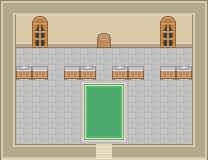

A 2D game scene composited from a Tiled map and its tileset images. What follows is a short description and the map's XML, with every tile layer's data as written:
An orthogonal 13x10 tile map with 16x16 px tiles, 3 tile layers (sol, decor, toits), 2 hidden layers not drawn and 5 objects (2x sortie, tour_accueil, soin, pnj).

<map version="1.10" tiledversion="1.11.0" orientation="orthogonal" renderorder="right-down" width="13" height="10" tilewidth="16" tileheight="16" infinite="0" nextlayerid="7" nextobjectid="6">
 <properties>
  <property name="titre" value="Hall de la Tour" />
 </properties>
 <tileset firstgid="1" name="roguelike" tilewidth="16" tileheight="16" spacing="1" tilecount="1767" columns="57">
  <image source="../kenney_roguelike-rpg-pack/Spritesheet/roguelikeSheet_transparent.png" width="968" height="526" />
 </tileset>
 <layer id="1" name="sol" width="13" height="10">
  <data encoding="csv">
121,121,121,121,121,121,121,121,121,121,121,121,121,
121,121,121,121,121,121,121,121,121,121,121,121,121,
121,121,121,121,121,121,121,121,121,121,121,121,121,
121,121,121,121,121,121,121,121,121,121,121,121,121,
121,121,121,121,121,121,121,121,121,121,121,121,121,
121,121,121,121,121,121,121,121,121,121,121,121,121,
121,121,121,121,121,121,121,121,121,121,121,121,121,
121,121,121,121,121,121,121,121,121,121,121,121,121,
121,121,121,121,121,121,121,121,121,121,121,121,121,
121,121,121,121,121,121,121,121,121,121,121,121,121
</data>
 </layer>
 <layer id="2" name="decor" width="13" height="10">
  <data encoding="csv">
701,699,699,699,699,699,699,699,699,699,699,699,702,
757,874,874,874,874,874,874,874,874,874,874,874,757,
757,869,869,869,869,869,869,869,869,869,869,869,757,
757,0,0,0,0,0,0,0,0,0,0,0,757,
757,29,30,0,30,29,0,29,30,0,30,29,757,
757,0,0,0,0,923,924,925,0,0,0,0,757,
757,0,0,0,0,980,981,982,0,0,0,0,757,
757,0,0,0,0,980,981,982,0,0,0,0,757,
757,0,0,0,0,1037,1038,1039,0,0,0,0,757,
758,699,699,699,699,699,984,699,699,699,699,699,759
</data>
 </layer>
 <layer id="3" name="toits" width="13" height="10">
  <data encoding="csv">
0,0,0,0,0,0,0,0,0,0,0,0,0,
0,0,160,0,0,0,0,0,0,0,160,0,0,
0,0,217,0,0,0,33,0,0,0,217,0,0,
0,0,0,0,0,0,0,0,0,0,0,0,0,
0,0,0,0,0,0,0,0,0,0,0,0,0,
0,0,0,0,0,0,0,0,0,0,0,0,0,
0,0,0,0,0,0,0,0,0,0,0,0,0,
0,0,0,0,0,0,0,0,0,0,0,0,0,
0,0,0,0,0,0,0,0,0,0,0,0,0,
0,0,0,0,0,0,0,0,0,0,0,0,0
</data>
 </layer>
 <layer id="4" name="collisions" width="13" height="10" visible="0">
  <data encoding="csv">
1471,1471,1471,1471,1471,1471,1471,1471,1471,1471,1471,1471,1471,
1471,1471,1471,1471,1471,1471,1471,1471,1471,1471,1471,1471,1471,
1471,1471,1471,1471,1471,1471,0,1471,1471,1471,1471,1471,1471,
1471,0,0,0,0,0,0,0,0,0,0,0,1471,
1471,1471,1471,1471,1471,1471,0,1471,1471,1471,1471,1471,1471,
1471,0,0,0,0,0,0,0,0,0,0,0,1471,
1471,0,0,0,0,0,0,0,0,0,0,0,1471,
1471,0,1471,0,0,0,0,0,0,0,0,0,1471,
1471,0,0,0,0,0,0,0,0,0,0,0,1471,
1471,1471,1471,1471,1471,1471,0,1471,1471,1471,1471,1471,1471
</data>
 </layer>
 <layer id="5" name="herbes" width="13" height="10" visible="0">
  <data encoding="csv">
0,0,0,0,0,0,0,0,0,0,0,0,0,
0,0,0,0,0,0,0,0,0,0,0,0,0,
0,0,0,0,0,0,0,0,0,0,0,0,0,
0,0,0,0,0,0,0,0,0,0,0,0,0,
0,0,0,0,0,0,0,0,0,0,0,0,0,
0,0,0,0,0,0,0,0,0,0,0,0,0,
0,0,0,0,0,0,0,0,0,0,0,0,0,
0,0,0,0,0,0,0,0,0,0,0,0,0,
0,0,0,0,0,0,0,0,0,0,0,0,0,
0,0,0,0,0,0,0,0,0,0,0,0,0
</data>
 </layer>
 <objectgroup id="6" name="objets">
  <object id="1" name="sortie" class="sortie" x="96" y="144" width="16" height="16">
   <properties>
    <property name="vers_carte" value="tour" />
    <property name="vers_x" type="int" value="9" />
    <property name="vers_y" type="int" value="8" />
   </properties>
  </object>
  <object id="2" name="porte-salle" class="sortie" x="96" y="32" width="16" height="16">
   <properties>
    <property name="vers_carte" value="tour_salle" />
    <property name="vers_x" type="int" value="5" />
    <property name="vers_y" type="int" value="7" />
   </properties>
  </object>
  <object id="3" name="hotesse" class="tour_accueil" x="48" y="64" width="16" height="16">
   <properties>
    <property name="sprite" type="int" value="270" />
    <property name="dialogue" value="Bienvenue à la Tour de Combat ! Choisis 3 Pokémon et grimpe les étages." />
   </properties>
  </object>
  <object id="4" name="infirmiere-tour" class="soin" x="144" y="64" width="16" height="16">
   <properties>
    <property name="sprite" type="int" value="486" />
    <property name="dialogue" value="Je soigne tes Pokémon entre deux tentatives." />
   </properties>
  </object>
  <object id="5" name="veteran" class="pnj" x="32" y="112" width="16" height="16">
   <properties>
    <property name="sprite" type="int" value="325" />
    <property name="dialogue" value="Le record de la Tour est de 49 étages." />
   </properties>
  </object>
 </objectgroup>
</map>
